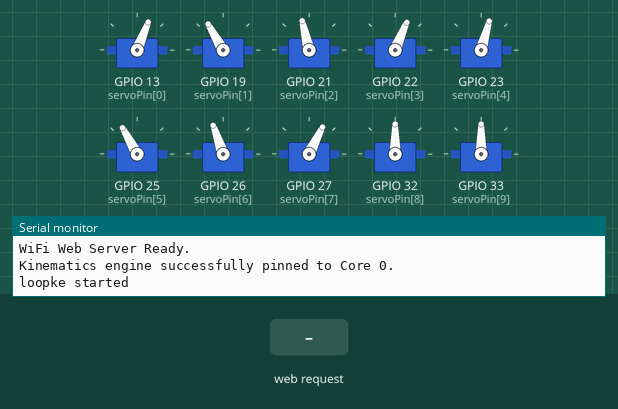
This sketch was run on a simulated ESP32. Shown: 10 × servo, the last lines printed to the serial monitor. The test bench sets the inputs (shaded band).

Above: at 11.2 s.
11.3 s: HTTP request GET /move received
12.8 s: HTTP request GET /changeMode?m=0 received
14.3 s: HTTP request GET /changeMode?m=1 received
15.8 s: HTTP request GET /set?m=120&d=120&x=120 received
At 17.18 s:
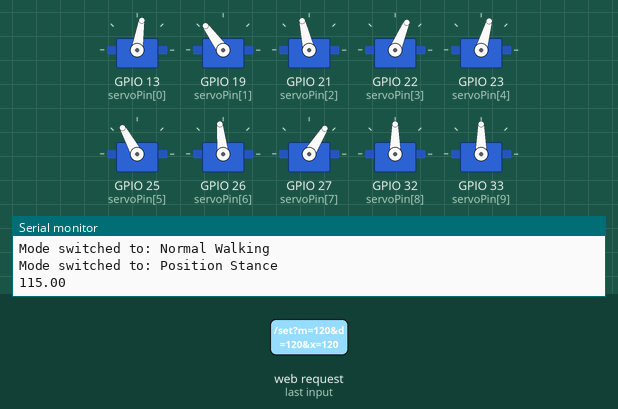
At 18.08 s:
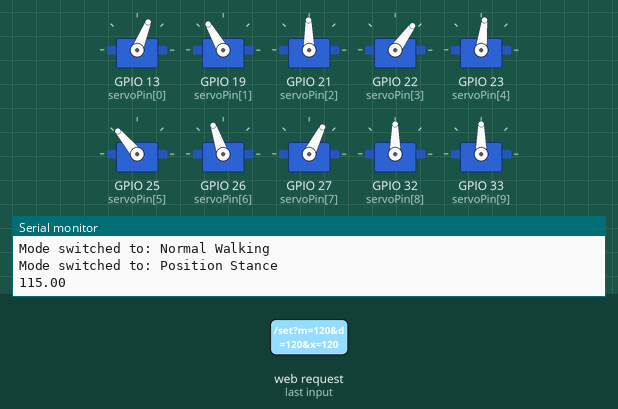
Timing chart, 0 to 44.0 s (numbered marks = the images above; inputs shaded):
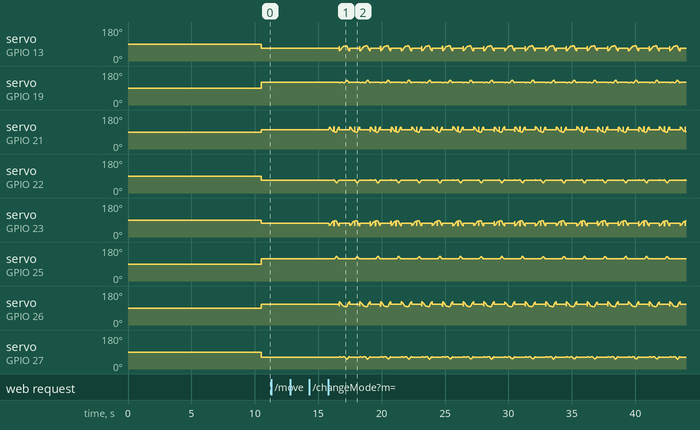

The sketch:

robodog.ino
```cpp
#include <ESP32Servo.h>
#include "wifi.h"
#include "kinematics.h"
#include "pathPlanner.h"


const int servoNum = 10;
int servoPin[servoNum] = {13, 19, 21, 22, 23, 25, 26, 27, 32, 33};
Servo myServo[servoNum];


volatile float targetX = 5.0;
volatile float targetY = 0.0;
volatile float targetZ = 9.0;
volatile int robotMode = 0;
volatile float presentX = 5.0;
volatile float presentY = 0.0;
volatile float presentZ = 9.0;
volatile float presentorientation = 0.0;

WebServer server(80);
unsigned long webStepStartTime = 0;
enum State{
 idle,
 calculating,
 executing,
 emergency

};

 volatile State currentState = idle;


extern int stepstotake;
extern float pathLength;
extern float stepPath;
extern float orientation;
extern float angleerror;


void KinematicsLoop(void * pvParameters) {
  vTaskDelay(pdMS_TO_TICKS(500));
  Serial.println("loopke started");

  while(1) {
    switch (currentState) {
      case idle:
       moveLeg(-1, FL_THIGH, FL_CALF, 0.0,0.0 ,7.0);//hip
        moveLeg(-1,     RR_THIGH, RR_CALF,  0.0,0.0,  7.0);
        delayMicroseconds(400);
        moveLeg(-1, FR_THIGH, FR_CALF,  0.0, 0.0, 7.0); //hip
        moveLeg(-1,     RL_THIGH, RL_CALF,  0.0,0.0, 7.0);
         delayMicroseconds(400);
        if (sqrt((targetX - presentX) * (targetX - presentX) + (targetY - presentY) * (targetY - presentY)) > 1.0) {
          currentState = calculating;

        }
        break;

      case calculating:

        orientation = atan2((targetY - presentY), (targetX - presentX));
        pathLength = sqrt((targetX - presentX) * (targetX - presentX) + (targetY - presentY) * (targetY - presentY));
        stepstotake = round(pathLength / stepPath);
        angleerror = orientation - presentorientation;
         Serial.println(pathLength);
        if (stepstotake > 0) {
          currentState = executing;
        } else {
          currentState = idle;
        }
        break;

      case executing:

        walkstep(angleerror, stepstotake);
        break;

      case emergency:
        break;
    }
    vTaskDelay(pdMS_TO_TICKS(10));
  }
}

void setup() {
  Serial.begin(115200);
  delay(10000);
  Serial.println("--- Starting Quadruped  ---");

  for(int i = 0; i < servoNum; i++) {
    ESP32PWM::allocateTimer(i);
    myServo[i].setPeriodHertz(50);
    myServo[i].attach(servoPin[i], 500, 2400);
  }
  Serial.println("All servos setup successfully.");

  setupWiFi();
  Serial.println("WiFi Web Server Ready.");

  xTaskCreatePinnedToCore(
    KinematicsLoop,
    "Kinematics",
    10000,
    NULL,
    1,
    NULL,
    0
  );
  Serial.println("Kinematics engine successfully pinned to Core 0.");
}

void loop() {
  server.handleClient();
}
```

kinematics.h
```cpp
#ifndef KINEMATICS_H
#define KINEMATICS_H

#include <ESP32Servo.h>


const float ry = 2.0;   // Hip offset Y (cm)
const float rz = 1.0;   // Hip offset Z (cm)
const float PI_VAL = 3.141592;


#define FL_THIGH 0
#define FL_CALF  1
// #define FR_HIP   3
#define FR_THIGH 2
#define FR_CALF  3
#define RL_THIGH 4
#define RL_CALF  5
#define RR_THIGH 6
#define RR_CALF  7


void moveLeg(int hipIdx, int thighIdx, int calfIdx, float x, float y, float z);

#endif
```

kinematics.ino
```cpp
#include "kinematics.h"
#include <Arduino.h>
extern Servo myServo[];
// --- Function Body (The Construction Work) ---
void moveLeg(int hipIdx, int thighIdx, int calfIdx, float x, float y, float z) {
  float theta1, theta2, theta3;

  // float r1 = sqrt(y * y + z * z);
  // float target_rad = (r1 * r1) - (ry * ry);
  // if (target_rad < 0) target_rad = 0;

  // float r23 = sqrt(target_rad) - rz;
  // float b1 = atan2(y, z);

  // float ratio = ry / r1;
  // if (ratio > 1.0) ratio = 1.0;
  // if (ratio < -1.0) ratio = -1.0;
  // float b2 = acos(ratio);

  // theta3 = PI_VAL - b1 - b2;
   float t1 = 5.5;   // Upper thigh length (cm)
   float lg1 = 7.0;


   switch (calfIdx) {

    case 1:
      t1=5.5;
      lg1=8.0;
      break;
    case 3:
       t1=4.5;
      lg1=7.4;
      break;
    case 5:
       t1=5.2;
      lg1=7.5;
      break;
    case 7:
       t1=5.6;
      lg1=7.4;

      break;
  }

   float local_z =z; //r23;
  float h_sq = (x * x) + (local_z * local_z);
  float h = sqrt(h_sq);

  float cos_theta2 = (t1 * t1 + lg1 * lg1 - h_sq) / (2.0 * t1 * lg1);
  if (cos_theta2 > 1.0) cos_theta2 = 1.0;
  if (cos_theta2 < -1.0) cos_theta2 = -1.0;
  theta2 = PI_VAL - acos(cos_theta2);

  float cos_alpha = (t1 * t1 - lg1 * lg1 + h_sq) / (2.0 * t1 * h);
  if (cos_alpha > 1.0) cos_alpha = 1.0;
  if (cos_alpha < -1.0) cos_alpha = -1.0;

float angle_to_foot = atan2(local_z, x);
if (angle_to_foot < 0) { angle_to_foot += 2.0 * PI_VAL; }

  theta1 = PI_VAL - angle_to_foot- acos(cos_alpha);

  float angleThigh = theta1 * 180.0 / PI_VAL;
  float angleCalf = theta2 * 180.0 / PI_VAL;
  float angleHip = theta3 * 180.0 / PI_VAL;

   switch (calfIdx) {

    case 1:
      if (angleCalf > 130) { angleCalf = 130; }
      if (angleCalf < 60) { angleCalf = 60; }
      angleThigh = 80- angleThigh  ;
      break;
    case 3:
      if (angleCalf > 130) { angleCalf = 130; }
      if (angleCalf < 60) { angleCalf = 60; }  //fr//rf
      angleCalf =180- angleCalf;
      angleThigh = 90+angleThigh;
      break;
    case 5:
      if (angleCalf > 130) { angleCalf = 130; } //lr/rl
      if (angleCalf < 60) { angleCalf = 60; }
      angleCalf = 3+ angleCalf;
      angleThigh = 90-angleThigh ;
      break;
    case 7:
     if (angleCalf > 140) { angleCalf = 140; }
      if (angleCalf < 60) { angleCalf = 60; }  //rr//rr
      angleCalf = 180 - angleCalf;
      angleThigh = 90+angleThigh;

      break;
  }


  if (hipIdx >= 0) {
    myServo[hipIdx].write(angleHip);
  }
  myServo[thighIdx].write(angleThigh);
  myServo[calfIdx].write(angleCalf);
}
```

pathPlanner.h
```cpp
#ifndef PATHPLANNER_H
#define PATHPLANNER_H

#include "kinematics.h"


void walkstep(float errorAngle, int totalSteps);


#endif
```

pathPlanner.ino
```cpp
#include "pathPlanner.h"

//  (Points to variables owned by main.ino) ---
extern volatile float targetX;
extern volatile float targetY;
extern volatile float targetZ;
extern volatile int robotMode;
extern volatile float presentX;
extern volatile float presentY;
extern volatile float presentZ;
extern volatile float presentorientation;
extern volatile State currentState; // DO NOT add "= idle" here! Main owns it.

// Timing Constants ---
unsigned long stepStartTime = 0;
const unsigned long strideDuration = 400;


float stepPath = 3.0;
float stepheight = 1.0;
int stepstotake = 0;
int stepscompleted = 0;
bool isswingphase = true;
bool stepphase = false;
float diagonal = 1;

//  Calculations ---
float pathLength = 0;
float orientation = 0;
float angleerror = 0;
const float pi = 3.141592;

void walkstep(float errorAngle, int totalSteps) {

  if (abs(errorAngle) > 0.08 && abs(errorAngle) < 3.05) {

    float OST = 4.0;
    float OSH = 1.0;

    unsigned long timeElapsedLocal = millis() - stepStartTime;
    float progress = (float)timeElapsedLocal / (float)strideDuration;
    float smoothProgress = (1.0 - cos(pi * progress)) / 2.0;
    int directionfactor = (errorAngle > 0) ? 1 : -1;

    if (timeElapsedLocal >= strideDuration) {
      stepStartTime = millis();
      isswingphase = !isswingphase;
      if (isswingphase) stepphase = true;
    }

    if (stepphase) {
      presentorientation += (0.05 * directionfactor);
      stepphase = false;
      diagonal = !diagonal;
    }

    if (isswingphase) {
      float swingX = OST * smoothProgress * directionfactor;
      float swingZ = 7.0 - OSH * sin(pi * smoothProgress);

      if (diagonal == 1) {
        moveLeg(-1, FL_THIGH, FL_CALF, -swingX, 0, swingZ);//hip
        moveLeg(-1,     RR_THIGH, RR_CALF,  swingX, 0, swingZ);
        delayMicroseconds(400);
        moveLeg(-1, FR_THIGH, FR_CALF,  0, 0, 7.0); //hip
        moveLeg(-1,     RL_THIGH, RL_CALF,  0, 0, 7.0);
      } else {
        moveLeg(-1, FR_THIGH, FR_CALF,  swingX, 0, swingZ); //hip
        moveLeg(-1,     RL_THIGH, RL_CALF, -swingX, 0, swingZ);
        delayMicroseconds(400);
        moveLeg(-1, FL_THIGH, FL_CALF,  0, 0, 7.0);//hip
        moveLeg(-1,     RR_THIGH, RR_CALF,  0, 0, 7.0);
      }
    }
    else {
      float stanceX = OST * (1.0 - smoothProgress) * directionfactor;

      if (diagonal == 1) {
        moveLeg(-1, FL_THIGH, FL_CALF, -stanceX, 0, 7.0);
        moveLeg(-1,     RR_THIGH, RR_CALF,  stanceX, 0, 7.0);
        delayMicroseconds(400);
        moveLeg(-1, FR_THIGH, FR_CALF,  0, 0, 7.0);
        moveLeg(-1,     RL_THIGH, RL_CALF,  0, 0, 7.0);
      } else {
        moveLeg(-1, FR_THIGH, FR_CALF,  stanceX, 0, 7.0);
        moveLeg(-1,     RL_THIGH, RL_CALF, -stanceX, 0, 7.0);
        delayMicroseconds(400);
        moveLeg(-1, FL_THIGH, FL_CALF,  0, 0, 7.0);
        moveLeg(-1,     RR_THIGH, RR_CALF,  0, 0, 7.0);
      }
    }
  }


  else {
    unsigned long timeElapsed = millis() - stepStartTime;
    float progress = (float)timeElapsed / (float)strideDuration;
    float smoothProgress = (1.0 - cos(pi * progress)) / 2.0;
    if (timeElapsed >= strideDuration) {
      stepStartTime = millis();
      isswingphase = !isswingphase;
      if (!isswingphase) stepphase = true;
    }

    if (stepphase) {
      stepscompleted++;
      presentX += stepPath * cos(presentorientation);
      presentY += stepPath * sin(presentorientation);
      stepphase = false;
      diagonal = !diagonal;

      if (stepscompleted >= totalSteps) {
        presentX = targetX;
        presentY = targetY;

        currentState = idle;
        Serial.print("reached");
        stepscompleted = 0;
        return;
      }
    }

    int walkDirection = (cos(errorAngle) > 0) ? 1 : -1;

    if (isswingphase) {
      float swingX = ((stepPath * smoothProgress) - (stepPath / 2.0)) * walkDirection;
      float swingZ = 7.0 - stepheight * sin(pi * smoothProgress);

      if (diagonal == 1) {
        moveLeg(-1, FL_THIGH, FL_CALF, swingX, 0, swingZ);
        moveLeg(-1,     RR_THIGH, RR_CALF, swingX, 0, swingZ);
        delayMicroseconds(400);
        moveLeg(-1, FR_THIGH, FR_CALF, 0, 0, 7.0);
        moveLeg(-1,     RL_THIGH, RL_CALF, 0, 0, 7.0);
      } else {
        moveLeg(-1, FR_THIGH, FR_CALF, swingX, 0, swingZ);
        moveLeg(-1,     RL_THIGH, RL_CALF, swingX, 0, swingZ);
        delayMicroseconds(400);
        moveLeg(-1, FL_THIGH, FL_CALF, 0, 0, 7.0);
        moveLeg(-1,     RR_THIGH, RR_CALF, 0, 0, 7.0);
      }
    }
    else {
      float stanceX = ((stepPath / 2.0) - (stepPath * smoothProgress)) * walkDirection;

      if (diagonal == 1) {
        moveLeg(-1, FL_THIGH, FL_CALF, stanceX, 0, 7.0);
        moveLeg(-1,     RR_THIGH, RR_CALF, stanceX, 0, 7.0);
        delayMicroseconds(400);
        moveLeg(-1, FR_THIGH, FR_CALF, 0, 0, 7.0);
        moveLeg(-1,     RL_THIGH, RL_CALF, 0, 0, 7.0);
      } else {
        moveLeg(-1, FR_THIGH, FR_CALF, stanceX, 0, 7.0);
        moveLeg(-1,     RL_THIGH, RL_CALF, stanceX, 0, 7.0);
        delayMicroseconds(400);
        moveLeg(-1, FL_THIGH, FL_CALF, 0, 0, 7.0);
        moveLeg(-1,     RR_THIGH, RR_CALF, 0, 0, 7.0);
      }
    }
  }
}
```

wifi.h
```cpp
#ifndef WIFICONTROL_H
#define WIFICONTROL_H

#include <WiFi.h>
#include <WebServer.h>

// --- The Extern Bridge ---
// These let your web handler know that the variables exist over in robodog.ino
extern volatile float targetX;
extern volatile float targetY;
extern volatile float targetZ;
extern volatile float presentX;
extern volatile float presentY;
extern volatile float presentZ;
extern volatile int robotMode;
extern WebServer server;
extern unsigned long webStepStartTime;

// --- "Just It Exists" Function Blueprints ---
void setupWiFi();
void handleRoot();
void handleChangeMode();
void handleMove();
void handleSet();

#endif
```

wifi.ino
```cpp
#include "wifi.h"
#include <Arduino.h>

// --- Visual Feedback UI (Flashes blue/cyan when clicked) ---
const char index_html[] PROGMEM = R"rawliteral(
<!DOCTYPE html><html><head>
<meta name="viewport" content="width=device-width, initial-scale=1, user-select=none">
<style>
  body { font-family: Arial, sans-serif; text-align: center; background: #1a1a1a; color: #ffffff; margin: 0; padding: 20px; }
  .mode-select { width: 90%; max-width: 400px; height: 50px; font-size: 18px; font-weight: bold; margin-bottom: 25px; border-radius: 8px; background: #007bff; color: white; border: none; }

  /* Standard Button Style */
  .btn {
    width: 80px;
    height: 80px;
    font-size: 22px;
    margin: 5px;
    border-radius: 15px;
    background: #333;
    color: white;
    border: 2px solid #555;
    transition: background 0.1s ease; /* Makes the color fade out smoothly */
    -webkit-tap-highlight-color: transparent; /* Removes the ugly default mobile gray box */
  }

  /* FIX: The moment you click or hold the button, it instantly flashes bright blue! */
  .btn:active {
    background: #007bff !important;
    border-color: #00cbcb !important;
    color: #ffffff !important;
  }

  .ui-box { background: #262626; padding: 20px; border-radius: 15px; box-shadow: 0 4px 10px rgba(0,0,0,0.3); margin-top: 10px; max-width: 400px; margin-left: auto; margin-right: auto; }
  .hidden { display: none; }
  h3 { margin-top: 0; color: #007bff; }
  .slider-container { margin: 15px 0; text-align: left; }
  .slider-container label { display: inline-block; width: 30px; font-weight: bold; }
  .slider { width: 80%; height: 15px; border-radius: 5px; background: #444; outline: none; }
</style></head>
<body>
  <h1>Quadruped Commander</h1>

  <select class="mode-select" id="modeDropdown" onchange="switchMode(this.value)">
    <option value="0">Normal Mode (Hold to Walk)</option>
    <option value="1">Position Mode (XYZ Stance Sliders)</option>
  </select>

  <div id="normal-ui" class="ui-box">
    <h3>Normal Mode (Gait)</h3>
    <button class="btn" ontouchstart="send('/move?d=F')" ontouchend="send('/move?d=S')" onmousedown="send('/move?d=F')" onmouseup="send('/move?d=S')">▲</button><br>
    <button class="btn" ontouchstart="send('/move?d=L')" ontouchend="send('/move?d=S')" onmousedown="send('/move?d=L')" onmouseup="send('/move?d=S')">◀</button>
    <button class="btn" onclick="send('/move?d=S')">■</button>
    <button class="btn" ontouchstart="send('/move?d=R')" ontouchend="send('/move?d=S')" onmousedown="send('/move?d=R')" onmouseup="send('/move?d=S')">▶</button><br>
    <button class="btn" ontouchstart="send('/move?d=B')" ontouchend="send('/move?d=S')" onmousedown="send('/move?d=B')" onmouseup="send('/move?d=S')">▼</button>
  </div>

  <div id="position-ui" class="ui-box hidden">
    <h3>Position Mode (Stance)</h3>
    <div class="slider-container">
      <label>X:</label> <input type="range" min="0" max="10" step="0.1" value="5" class="slider" oninput="updateSliders()">
    </div>
    <div class="slider-container">
      <label>Y:</label> <input type="range" min="-5" max="5" step="0.1" value="0" class="slider" oninput="updateSliders()">
    </div>
    <div class="slider-container">
      <label>Z:</label> <input type="range" min="1" max="6" step="0.1" value="3" class="slider" oninput="updateSliders()">
    </div>
  </div>

  <script>
    function send(path) {
      var xhr = new XMLHttpRequest();
      xhr.open("GET", path, true);
      xhr.send();
    }

    function switchMode(val) {
      send('/changeMode?m=' + val);
      if (val == "0") {
        document.getElementById('normal-ui').classList.remove('hidden');
        document.getElementById('position-ui').classList.add('hidden');
      } else {
        document.getElementById('normal-ui').classList.add('hidden');
        document.getElementById('position-ui').classList.remove('hidden');
      }
    }

    // Fixed typo in previous version where "onmousedown" was missing its "on" prefix
    function updateSliders() {
      var sliders = document.getElementsByClassName('slider');
      var x = sliders[0].value;
      var y = sliders[1].value;
      var z = sliders[2].value;
      send('/set?x=' + x + '&y=' + y + '&z=' + z);
    }
  </script>
</body></html>)rawliteral";

// --- The Rest of Your Original Server Functions Remain Exactly the Same ---
void handleRoot() {
  server.send(200, "text/html", index_html);
}

void handleChangeMode() {
  if (server.hasArg("m")) {
    robotMode = server.arg("m").toInt();
    Serial.print("Mode switched to: ");
    Serial.println(robotMode == 0 ? "Normal Walking" : "Position Stance");
  }
  server.send(200, "text/plain", "OK");
}

void handleMove() {
  // unsigned long currentTime = millis();
  // unsigned long progress = currentTime - webStepStartTime;

  // if (progress >= 400) {
    if (robotMode == 0) {
      String dir = server.arg("d");
      if (dir == "F") targetX += 2.5;
      if (dir == "B") targetX -= 2.5;
      if (dir == "L") targetY -= 0.5;
      if (dir == "R") targetY += 0.5;
      if (dir == "S") { targetX = presentX; targetY =presentY; }
Serial.println(targetX);

    }
  //   webStepStartTime = currentTime;
  // }
  server.send(200, "text/plain", "OK");
}

void handleSet() {
  if (robotMode == 1) {
    if (server.hasArg("x")) targetX = server.arg("x").toFloat();
    if (server.hasArg("y")) targetY = server.arg("y").toFloat();
    if (server.hasArg("z")) targetZ = server.arg("z").toFloat();
  }
  server.send(200, "text/plain", "OK");
}

void setupWiFi() {
  WiFi.softAP("Robot_Brain", "12345678");

  server.on("/", handleRoot);
  server.on("/changeMode", handleChangeMode);
  server.on("/move", handleMove);
  server.on("/set", handleSet);

  server.begin();
}
```
